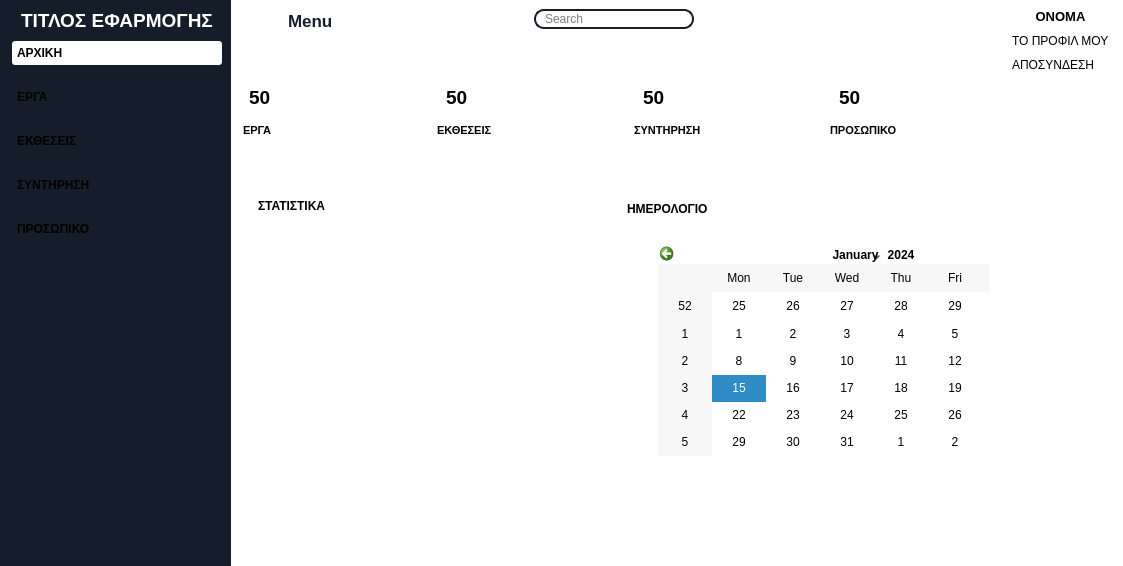
<?xml version="1.0" encoding="UTF-8"?>
<ui version="4.0">
 <class>MainWindow</class>
 <widget class="QMainWindow" name="MainWindow">
  <property name="geometry">
   <rect>
    <x>0</x>
    <y>0</y>
    <width>1123</width>
    <height>566</height>
   </rect>
  </property>
  <property name="windowTitle">
   <string>MainWindow</string>
  </property>
  <widget class="QWidget" name="centralwidget">
   <property name="styleSheet">
    <string notr="true">*{
	color: #000;
border: none;
}


#centralwidget{
	background-color: #ffffff;
}

#leftMenu{
	background-color: #151d2a;
}

QLineEdit{
	background-color: transparent;
}

#searchFrame{
	border-radius: 10px;
    border: 2px solid #151d2a;
}

#appHeader{
	color: #151d2a;
}

#card1, #card2, #card3, #card4{
	background-color: #fefeff;
    border-radius: 18px;
	border: 2px;
}

#widget_4, #widget_5, #Profile{
	background-color: #fefeff;
    border-radius: 18px;
}

#headerFrame{
	background-color: #fefeff;
}

#pushButton_2{
	background-color: #fefeff;
 	padding: 5px;
text-align:left;
border-radius:3px;
}

QPushButton{

 padding: 5px;
text-align:left;

}</string>
   </property>
   <layout class="QHBoxLayout" name="horizontalLayout">
    <property name="spacing">
     <number>0</number>
    </property>
    <property name="leftMargin">
     <number>0</number>
    </property>
    <property name="topMargin">
     <number>0</number>
    </property>
    <property name="rightMargin">
     <number>0</number>
    </property>
    <property name="bottomMargin">
     <number>0</number>
    </property>
    <item>
     <widget class="QWidget" name="leftMenu" native="true">
      <layout class="QVBoxLayout" name="verticalLayout_7">
       <property name="spacing">
        <number>0</number>
       </property>
       <property name="leftMargin">
        <number>12</number>
       </property>
       <property name="topMargin">
        <number>0</number>
       </property>
       <property name="rightMargin">
        <number>9</number>
       </property>
       <property name="bottomMargin">
        <number>0</number>
       </property>
       <item>
        <widget class="QFrame" name="frame_9">
         <property name="frameShape">
          <enum>QFrame::StyledPanel</enum>
         </property>
         <property name="frameShadow">
          <enum>QFrame::Raised</enum>
         </property>
         <layout class="QVBoxLayout" name="verticalLayout_8">
          <property name="spacing">
           <number>0</number>
          </property>
          <property name="leftMargin">
           <number>0</number>
          </property>
          <property name="topMargin">
           <number>0</number>
          </property>
          <property name="rightMargin">
           <number>0</number>
          </property>
          <property name="bottomMargin">
           <number>0</number>
          </property>
          <item alignment="Qt::AlignTop">
           <widget class="QFrame" name="frame_10">
            <property name="frameShape">
             <enum>QFrame::StyledPanel</enum>
            </property>
            <property name="frameShadow">
             <enum>QFrame::Raised</enum>
            </property>
            <layout class="QHBoxLayout" name="horizontalLayout_15">
             <item alignment="Qt::AlignTop">
              <widget class="QLabel" name="label_17">
               <property name="font">
                <font>
                 <pointsize>14</pointsize>
                 <weight>75</weight>
                 <bold>true</bold>
                 <kerning>true</kerning>
                </font>
               </property>
               <property name="autoFillBackground">
                <bool>false</bool>
               </property>
               <property name="text">
                <string>&lt;html&gt;&lt;head/&gt;&lt;body&gt;&lt;p&gt;&lt;span style=&quot; color:#ffffff;&quot;&gt;ΤΙΤΛΟΣ ΕΦΑΡΜΟΓΗΣ&lt;/span&gt;&lt;/p&gt;&lt;/body&gt;&lt;/html&gt;</string>
               </property>
               <property name="scaledContents">
                <bool>false</bool>
               </property>
               <property name="wordWrap">
                <bool>false</bool>
               </property>
              </widget>
             </item>
            </layout>
           </widget>
          </item>
          <item>
           <widget class="QFrame" name="frame_11">
            <property name="sizePolicy">
             <sizepolicy hsizetype="Preferred" vsizetype="Expanding">
              <horstretch>0</horstretch>
              <verstretch>0</verstretch>
             </sizepolicy>
            </property>
            <property name="frameShape">
             <enum>QFrame::StyledPanel</enum>
            </property>
            <property name="frameShadow">
             <enum>QFrame::Raised</enum>
            </property>
            <layout class="QVBoxLayout" name="verticalLayout_10">
             <property name="spacing">
              <number>0</number>
             </property>
             <property name="leftMargin">
              <number>0</number>
             </property>
             <property name="topMargin">
              <number>0</number>
             </property>
             <property name="rightMargin">
              <number>0</number>
             </property>
             <property name="bottomMargin">
              <number>0</number>
             </property>
             <item alignment="Qt::AlignTop">
              <widget class="QFrame" name="frame_12">
               <property name="frameShape">
                <enum>QFrame::StyledPanel</enum>
               </property>
               <property name="frameShadow">
                <enum>QFrame::Raised</enum>
               </property>
               <layout class="QVBoxLayout" name="verticalLayout_9">
                <property name="spacing">
                 <number>20</number>
                </property>
                <property name="leftMargin">
                 <number>0</number>
                </property>
                <property name="topMargin">
                 <number>0</number>
                </property>
                <property name="rightMargin">
                 <number>0</number>
                </property>
                <property name="bottomMargin">
                 <number>11</number>
                </property>
                <item>
                 <widget class="QPushButton" name="pushButton_2">
                  <property name="sizePolicy">
                   <sizepolicy hsizetype="Fixed" vsizetype="Fixed">
                    <horstretch>0</horstretch>
                    <verstretch>0</verstretch>
                   </sizepolicy>
                  </property>
                  <property name="minimumSize">
                   <size>
                    <width>0</width>
                    <height>0</height>
                   </size>
                  </property>
                  <property name="maximumSize">
                   <size>
                    <width>16777213</width>
                    <height>16777215</height>
                   </size>
                  </property>
                  <property name="font">
                   <font>
                    <weight>75</weight>
                    <bold>true</bold>
                   </font>
                  </property>
                  <property name="autoFillBackground">
                   <bool>false</bool>
                  </property>
                  <property name="text">
                   <string>ΑΡΧΙΚΗ</string>
                  </property>
                  <property name="icon">
                   <iconset resource="resources.qrc">
                    <normaloff>:/blueIcons/icons/home.svg</normaloff>:/blueIcons/icons/home.svg</iconset>
                  </property>
                  <property name="iconSize">
                   <size>
                    <width>27</width>
                    <height>27</height>
                   </size>
                  </property>
                  <property name="checkable">
                   <bool>false</bool>
                  </property>
                 </widget>
                </item>
                <item>
                 <widget class="QPushButton" name="pushButton_3">
                  <property name="font">
                   <font>
                    <weight>75</weight>
                    <bold>true</bold>
                   </font>
                  </property>
                  <property name="autoFillBackground">
                   <bool>false</bool>
                  </property>
                  <property name="text">
                   <string>ΕΡΓΑ</string>
                  </property>
                  <property name="icon">
                   <iconset>
                    <normaloff>../photograph-art-svgrepo-com (1).svg</normaloff>../photograph-art-svgrepo-com (1).svg</iconset>
                  </property>
                  <property name="iconSize">
                   <size>
                    <width>27</width>
                    <height>27</height>
                   </size>
                  </property>
                 </widget>
                </item>
                <item>
                 <widget class="QPushButton" name="pushButton_4">
                  <property name="font">
                   <font>
                    <weight>75</weight>
                    <bold>true</bold>
                   </font>
                  </property>
                  <property name="autoFillBackground">
                   <bool>false</bool>
                  </property>
                  <property name="text">
                   <string>ΕΚΘΕΣΕΙΣ</string>
                  </property>
                  <property name="icon">
                   <iconset>
                    <normaloff>../event (1).svg</normaloff>../event (1).svg</iconset>
                  </property>
                  <property name="iconSize">
                   <size>
                    <width>27</width>
                    <height>27</height>
                   </size>
                  </property>
                 </widget>
                </item>
                <item>
                 <widget class="QPushButton" name="pushButton_5">
                  <property name="font">
                   <font>
                    <weight>75</weight>
                    <bold>true</bold>
                   </font>
                  </property>
                  <property name="autoFillBackground">
                   <bool>false</bool>
                  </property>
                  <property name="text">
                   <string>ΣΥΝΤΗΡΗΣΗ</string>
                  </property>
                  <property name="icon">
                   <iconset>
                    <normaloff>../tools (1).svg</normaloff>../tools (1).svg</iconset>
                  </property>
                  <property name="iconSize">
                   <size>
                    <width>27</width>
                    <height>27</height>
                   </size>
                  </property>
                 </widget>
                </item>
                <item>
                 <widget class="QPushButton" name="pushButton_6">
                  <property name="font">
                   <font>
                    <weight>75</weight>
                    <bold>true</bold>
                   </font>
                  </property>
                  <property name="autoFillBackground">
                   <bool>false</bool>
                  </property>
                  <property name="text">
                   <string>ΠΡΟΣΩΠΙΚΟ</string>
                  </property>
                  <property name="icon">
                   <iconset>
                    <normaloff>../recruitment (1) (2).svg</normaloff>../recruitment (1) (2).svg</iconset>
                  </property>
                  <property name="iconSize">
                   <size>
                    <width>27</width>
                    <height>27</height>
                   </size>
                  </property>
                 </widget>
                </item>
               </layout>
              </widget>
             </item>
            </layout>
           </widget>
          </item>
         </layout>
        </widget>
       </item>
      </layout>
     </widget>
    </item>
    <item>
     <widget class="QWidget" name="mainBody" native="true">
      <property name="sizePolicy">
       <sizepolicy hsizetype="Expanding" vsizetype="Expanding">
        <horstretch>0</horstretch>
        <verstretch>0</verstretch>
       </sizepolicy>
      </property>
      <layout class="QVBoxLayout" name="verticalLayout">
       <property name="spacing">
        <number>26</number>
       </property>
       <property name="leftMargin">
        <number>0</number>
       </property>
       <property name="topMargin">
        <number>0</number>
       </property>
       <property name="rightMargin">
        <number>0</number>
       </property>
       <property name="bottomMargin">
        <number>0</number>
       </property>
       <item>
        <widget class="QWidget" name="headerFrame" native="true">
         <layout class="QHBoxLayout" name="horizontalLayout_2">
          <property name="spacing">
           <number>0</number>
          </property>
          <property name="leftMargin">
           <number>0</number>
          </property>
          <property name="topMargin">
           <number>0</number>
          </property>
          <property name="rightMargin">
           <number>0</number>
          </property>
          <property name="bottomMargin">
           <number>0</number>
          </property>
          <item alignment="Qt::AlignLeft|Qt::AlignTop">
           <widget class="QWidget" name="widget" native="true">
            <layout class="QHBoxLayout" name="horizontalLayout_3">
             <item>
              <widget class="QPushButton" name="menuBtn">
               <property name="text">
                <string/>
               </property>
               <property name="icon">
                <iconset resource="resources.qrc">
                 <normaloff>:/blueIcons/icons/menu.svg</normaloff>:/blueIcons/icons/menu.svg</iconset>
               </property>
               <property name="iconSize">
                <size>
                 <width>25</width>
                 <height>25</height>
                </size>
               </property>
              </widget>
             </item>
             <item>
              <widget class="QLabel" name="appHeader">
               <property name="font">
                <font>
                 <pointsize>13</pointsize>
                 <weight>75</weight>
                 <italic>false</italic>
                 <bold>true</bold>
                 <underline>false</underline>
                 <strikeout>false</strikeout>
                 <kerning>true</kerning>
                </font>
               </property>
               <property name="text">
                <string>Menu</string>
               </property>
              </widget>
             </item>
            </layout>
           </widget>
          </item>
          <item alignment="Qt::AlignHCenter">
           <widget class="QWidget" name="widget_2" native="true">
            <layout class="QHBoxLayout" name="horizontalLayout_4">
             <item alignment="Qt::AlignTop">
              <widget class="QFrame" name="searchFrame">
               <property name="minimumSize">
                <size>
                 <width>160</width>
                 <height>0</height>
                </size>
               </property>
               <property name="frameShape">
                <enum>QFrame::StyledPanel</enum>
               </property>
               <property name="frameShadow">
                <enum>QFrame::Raised</enum>
               </property>
               <layout class="QHBoxLayout" name="horizontalLayout_5">
                <property name="spacing">
                 <number>0</number>
                </property>
                <property name="leftMargin">
                 <number>0</number>
                </property>
                <property name="topMargin">
                 <number>0</number>
                </property>
                <property name="rightMargin">
                 <number>0</number>
                </property>
                <property name="bottomMargin">
                 <number>0</number>
                </property>
                <item>
                 <widget class="QLabel" name="label_2">
                  <property name="maximumSize">
                   <size>
                    <width>24</width>
                    <height>16777215</height>
                   </size>
                  </property>
                  <property name="autoFillBackground">
                   <bool>false</bool>
                  </property>
                  <property name="text">
                   <string/>
                  </property>
                  <property name="pixmap">
                   <pixmap resource="resources.qrc">:/blueIcons/icons/search.svg</pixmap>
                  </property>
                  <property name="scaledContents">
                   <bool>false</bool>
                  </property>
                  <property name="wordWrap">
                   <bool>false</bool>
                  </property>
                  <property name="openExternalLinks">
                   <bool>false</bool>
                  </property>
                 </widget>
                </item>
                <item>
                 <widget class="QLineEdit" name="lineEdit">
                  <property name="placeholderText">
                   <string>Search</string>
                  </property>
                 </widget>
                </item>
               </layout>
              </widget>
             </item>
            </layout>
           </widget>
          </item>
          <item alignment="Qt::AlignRight|Qt::AlignTop">
           <widget class="QWidget" name="widget_3" native="true">
            <layout class="QHBoxLayout" name="horizontalLayout_6">
             <property name="spacing">
              <number>0</number>
             </property>
             <property name="leftMargin">
              <number>0</number>
             </property>
             <property name="topMargin">
              <number>0</number>
             </property>
             <property name="rightMargin">
              <number>0</number>
             </property>
             <property name="bottomMargin">
              <number>0</number>
             </property>
             <item>
              <widget class="QPushButton" name="pushButton">
               <property name="sizePolicy">
                <sizepolicy hsizetype="Minimum" vsizetype="Fixed">
                 <horstretch>0</horstretch>
                 <verstretch>0</verstretch>
                </sizepolicy>
               </property>
               <property name="text">
                <string/>
               </property>
               <property name="icon">
                <iconset>
                 <normaloff>../bell (1).svg</normaloff>../bell (1).svg</iconset>
               </property>
               <property name="iconSize">
                <size>
                 <width>30</width>
                 <height>30</height>
                </size>
               </property>
              </widget>
             </item>
             <item>
              <widget class="QPushButton" name="accountBtn">
               <property name="text">
                <string/>
               </property>
               <property name="icon">
                <iconset resource="resources.qrc">
                 <normaloff>:/blueIcons/icons/user.svg</normaloff>:/blueIcons/icons/user.svg</iconset>
               </property>
               <property name="iconSize">
                <size>
                 <width>35</width>
                 <height>35</height>
                </size>
               </property>
              </widget>
             </item>
            </layout>
           </widget>
          </item>
         </layout>
        </widget>
       </item>
       <item>
        <widget class="QWidget" name="cardsFrame" native="true">
         <layout class="QHBoxLayout" name="horizontalLayout_7">
          <property name="spacing">
           <number>20</number>
          </property>
          <property name="leftMargin">
           <number>0</number>
          </property>
          <property name="topMargin">
           <number>0</number>
          </property>
          <property name="rightMargin">
           <number>0</number>
          </property>
          <property name="bottomMargin">
           <number>0</number>
          </property>
          <item>
           <widget class="QFrame" name="card1">
            <property name="frameShape">
             <enum>QFrame::StyledPanel</enum>
            </property>
            <property name="frameShadow">
             <enum>QFrame::Raised</enum>
            </property>
            <layout class="QVBoxLayout" name="verticalLayout_2">
             <item>
              <widget class="QFrame" name="frame">
               <property name="frameShape">
                <enum>QFrame::StyledPanel</enum>
               </property>
               <property name="frameShadow">
                <enum>QFrame::Raised</enum>
               </property>
               <layout class="QHBoxLayout" name="horizontalLayout_8">
                <item>
                 <widget class="QLabel" name="label">
                  <property name="font">
                   <font>
                    <pointsize>14</pointsize>
                    <weight>75</weight>
                    <bold>true</bold>
                   </font>
                  </property>
                  <property name="text">
                   <string>50</string>
                  </property>
                 </widget>
                </item>
                <item alignment="Qt::AlignLeft">
                 <widget class="QLabel" name="label_3">
                  <property name="minimumSize">
                   <size>
                    <width>0</width>
                    <height>0</height>
                   </size>
                  </property>
                  <property name="lineWidth">
                   <number>1</number>
                  </property>
                  <property name="text">
                   <string/>
                  </property>
                  <property name="pixmap">
                   <pixmap>../photograph-art-svgrepo-com (1).svg</pixmap>
                  </property>
                  <property name="scaledContents">
                   <bool>false</bool>
                  </property>
                  <property name="margin">
                   <number>1</number>
                  </property>
                  <property name="indent">
                   <number>0</number>
                  </property>
                 </widget>
                </item>
               </layout>
              </widget>
             </item>
             <item alignment="Qt::AlignTop">
              <widget class="QLabel" name="label_4">
               <property name="font">
                <font>
                 <pointsize>8</pointsize>
                 <weight>75</weight>
                 <bold>true</bold>
                </font>
               </property>
               <property name="text">
                <string> ΕΡΓΑ</string>
               </property>
              </widget>
             </item>
            </layout>
           </widget>
          </item>
          <item>
           <widget class="QFrame" name="card2">
            <property name="frameShape">
             <enum>QFrame::StyledPanel</enum>
            </property>
            <property name="frameShadow">
             <enum>QFrame::Raised</enum>
            </property>
            <layout class="QVBoxLayout" name="verticalLayout_3">
             <item>
              <widget class="QFrame" name="frame_2">
               <property name="frameShape">
                <enum>QFrame::StyledPanel</enum>
               </property>
               <property name="frameShadow">
                <enum>QFrame::Raised</enum>
               </property>
               <layout class="QHBoxLayout" name="horizontalLayout_9">
                <item>
                 <widget class="QLabel" name="label_6">
                  <property name="font">
                   <font>
                    <pointsize>14</pointsize>
                    <weight>75</weight>
                    <bold>true</bold>
                   </font>
                  </property>
                  <property name="text">
                   <string>50</string>
                  </property>
                 </widget>
                </item>
                <item>
                 <widget class="QLabel" name="label_7">
                  <property name="minimumSize">
                   <size>
                    <width>0</width>
                    <height>0</height>
                   </size>
                  </property>
                  <property name="text">
                   <string/>
                  </property>
                  <property name="pixmap">
                   <pixmap>../event (1).svg</pixmap>
                  </property>
                 </widget>
                </item>
               </layout>
              </widget>
             </item>
             <item alignment="Qt::AlignTop">
              <widget class="QLabel" name="label_5">
               <property name="font">
                <font>
                 <pointsize>8</pointsize>
                 <weight>75</weight>
                 <bold>true</bold>
                </font>
               </property>
               <property name="text">
                <string>ΕΚΘΕΣΕΙΣ</string>
               </property>
              </widget>
             </item>
            </layout>
           </widget>
          </item>
          <item>
           <widget class="QFrame" name="card4">
            <property name="frameShape">
             <enum>QFrame::StyledPanel</enum>
            </property>
            <property name="frameShadow">
             <enum>QFrame::Raised</enum>
            </property>
            <layout class="QVBoxLayout" name="verticalLayout_5">
             <item>
              <widget class="QFrame" name="frame_4">
               <property name="frameShape">
                <enum>QFrame::StyledPanel</enum>
               </property>
               <property name="frameShadow">
                <enum>QFrame::Raised</enum>
               </property>
               <layout class="QHBoxLayout" name="horizontalLayout_11">
                <item>
                 <widget class="QLabel" name="label_12">
                  <property name="font">
                   <font>
                    <pointsize>14</pointsize>
                    <weight>75</weight>
                    <bold>true</bold>
                   </font>
                  </property>
                  <property name="text">
                   <string>50</string>
                  </property>
                 </widget>
                </item>
                <item>
                 <widget class="QLabel" name="label_13">
                  <property name="minimumSize">
                   <size>
                    <width>0</width>
                    <height>0</height>
                   </size>
                  </property>
                  <property name="text">
                   <string/>
                  </property>
                  <property name="pixmap">
                   <pixmap>../tools (1).svg</pixmap>
                  </property>
                 </widget>
                </item>
               </layout>
              </widget>
             </item>
             <item alignment="Qt::AlignTop">
              <widget class="QLabel" name="label_11">
               <property name="font">
                <font>
                 <pointsize>8</pointsize>
                 <weight>75</weight>
                 <bold>true</bold>
                </font>
               </property>
               <property name="text">
                <string>ΣΥΝΤΗΡΗΣΗ</string>
               </property>
              </widget>
             </item>
            </layout>
           </widget>
          </item>
          <item>
           <widget class="QFrame" name="card3">
            <property name="frameShape">
             <enum>QFrame::StyledPanel</enum>
            </property>
            <property name="frameShadow">
             <enum>QFrame::Raised</enum>
            </property>
            <layout class="QVBoxLayout" name="verticalLayout_4">
             <item>
              <widget class="QFrame" name="frame_3">
               <property name="frameShape">
                <enum>QFrame::StyledPanel</enum>
               </property>
               <property name="frameShadow">
                <enum>QFrame::Raised</enum>
               </property>
               <layout class="QHBoxLayout" name="horizontalLayout_10">
                <item>
                 <widget class="QLabel" name="label_9">
                  <property name="font">
                   <font>
                    <pointsize>14</pointsize>
                    <weight>75</weight>
                    <bold>true</bold>
                   </font>
                  </property>
                  <property name="text">
                   <string>50</string>
                  </property>
                 </widget>
                </item>
                <item>
                 <widget class="QLabel" name="label_10">
                  <property name="minimumSize">
                   <size>
                    <width>0</width>
                    <height>0</height>
                   </size>
                  </property>
                  <property name="text">
                   <string/>
                  </property>
                  <property name="pixmap">
                   <pixmap>../recruitment (1) (1).svg</pixmap>
                  </property>
                 </widget>
                </item>
               </layout>
              </widget>
             </item>
             <item alignment="Qt::AlignTop">
              <widget class="QLabel" name="label_8">
               <property name="font">
                <font>
                 <pointsize>8</pointsize>
                 <weight>75</weight>
                 <bold>true</bold>
                </font>
               </property>
               <property name="text">
                <string>ΠΡΟΣΩΠΙΚΟ</string>
               </property>
              </widget>
             </item>
            </layout>
           </widget>
          </item>
         </layout>
        </widget>
       </item>
       <item>
        <widget class="QWidget" name="mainFrame" native="true">
         <property name="sizePolicy">
          <sizepolicy hsizetype="Preferred" vsizetype="Expanding">
           <horstretch>0</horstretch>
           <verstretch>0</verstretch>
          </sizepolicy>
         </property>
         <layout class="QHBoxLayout" name="horizontalLayout_12">
          <item>
           <widget class="QWidget" name="widget_4" native="true">
            <layout class="QVBoxLayout" name="verticalLayout_6">
             <item alignment="Qt::AlignTop">
              <widget class="QFrame" name="frame_5">
               <property name="frameShape">
                <enum>QFrame::StyledPanel</enum>
               </property>
               <property name="frameShadow">
                <enum>QFrame::Raised</enum>
               </property>
               <layout class="QHBoxLayout" name="horizontalLayout_13">
                <item alignment="Qt::AlignLeft">
                 <widget class="QLabel" name="label_14">
                  <property name="font">
                   <font>
                    <pointsize>9</pointsize>
                    <weight>75</weight>
                    <bold>true</bold>
                   </font>
                  </property>
                  <property name="autoFillBackground">
                   <bool>false</bool>
                  </property>
                  <property name="text">
                   <string>ΣΤΑΤΙΣΤΙΚΑ</string>
                  </property>
                  <property name="scaledContents">
                   <bool>false</bool>
                  </property>
                 </widget>
                </item>
               </layout>
              </widget>
             </item>
             <item>
              <widget class="QFrame" name="frame_6">
               <property name="frameShape">
                <enum>QFrame::StyledPanel</enum>
               </property>
               <property name="frameShadow">
                <enum>QFrame::Raised</enum>
               </property>
               <widget class="QGraphicsView" name="graphicsView">
                <property name="geometry">
                 <rect>
                  <x>45</x>
                  <y>1</y>
                  <width>391</width>
                  <height>231</height>
                 </rect>
                </property>
               </widget>
              </widget>
             </item>
             <item>
              <spacer name="verticalSpacer">
               <property name="orientation">
                <enum>Qt::Vertical</enum>
               </property>
               <property name="sizeType">
                <enum>QSizePolicy::Expanding</enum>
               </property>
               <property name="sizeHint" stdset="0">
                <size>
                 <width>20</width>
                 <height>69</height>
                </size>
               </property>
              </spacer>
             </item>
            </layout>
           </widget>
          </item>
          <item>
           <widget class="QWidget" name="widget_5" native="true">
            <widget class="QFrame" name="frame_7">
             <property name="geometry">
              <rect>
               <x>0</x>
               <y>10</y>
               <width>487</width>
               <height>36</height>
              </rect>
             </property>
             <property name="frameShape">
              <enum>QFrame::StyledPanel</enum>
             </property>
             <property name="frameShadow">
              <enum>QFrame::Raised</enum>
             </property>
             <layout class="QHBoxLayout" name="horizontalLayout_14">
              <item alignment="Qt::AlignLeft">
               <widget class="QLabel" name="label_15">
                <property name="font">
                 <font>
                  <pointsize>9</pointsize>
                  <weight>75</weight>
                  <bold>true</bold>
                 </font>
                </property>
                <property name="autoFillBackground">
                 <bool>false</bool>
                </property>
                <property name="text">
                 <string>ΗΜΕΡΟΛΟΓΙΟ</string>
                </property>
                <property name="scaledContents">
                 <bool>false</bool>
                </property>
               </widget>
              </item>
             </layout>
            </widget>
            <widget class="QFrame" name="frame_8">
             <property name="geometry">
              <rect>
               <x>0</x>
               <y>54</y>
               <width>487</width>
               <height>221</height>
              </rect>
             </property>
             <property name="frameShape">
              <enum>QFrame::StyledPanel</enum>
             </property>
             <property name="frameShadow">
              <enum>QFrame::Raised</enum>
             </property>
             <widget class="QCalendarWidget" name="calendarWidget_2">
              <property name="geometry">
               <rect>
                <x>40</x>
                <y>10</y>
                <width>431</width>
                <height>211</height>
               </rect>
              </property>
              <property name="sizePolicy">
               <sizepolicy hsizetype="Expanding" vsizetype="Expanding">
                <horstretch>0</horstretch>
                <verstretch>0</verstretch>
               </sizepolicy>
              </property>
              <property name="minimumSize">
               <size>
                <width>0</width>
                <height>0</height>
               </size>
              </property>
              <property name="font">
               <font>
                <weight>50</weight>
                <italic>false</italic>
                <bold>false</bold>
                <underline>false</underline>
               </font>
              </property>
              <property name="mouseTracking">
               <bool>false</bool>
              </property>
              <property name="autoFillBackground">
               <bool>false</bool>
              </property>
              <property name="gridVisible">
               <bool>false</bool>
              </property>
              <property name="navigationBarVisible">
               <bool>true</bool>
              </property>
              <property name="dateEditEnabled">
               <bool>true</bool>
              </property>
             </widget>
            </widget>
           </widget>
          </item>
         </layout>
        </widget>
       </item>
      </layout>
     </widget>
    </item>
    <item alignment="Qt::AlignTop">
     <widget class="QWidget" name="Profile" native="true">
      <property name="minimumSize">
       <size>
        <width>100</width>
        <height>0</height>
       </size>
      </property>
      <layout class="QVBoxLayout" name="verticalLayout_11">
       <property name="spacing">
        <number>0</number>
       </property>
       <property name="leftMargin">
        <number>0</number>
       </property>
       <property name="topMargin">
        <number>0</number>
       </property>
       <property name="rightMargin">
        <number>0</number>
       </property>
       <item>
        <widget class="QFrame" name="frame_13">
         <property name="minimumSize">
          <size>
           <width>125</width>
           <height>557</height>
          </size>
         </property>
         <property name="layoutDirection">
          <enum>Qt::LeftToRight</enum>
         </property>
         <property name="frameShape">
          <enum>QFrame::StyledPanel</enum>
         </property>
         <property name="frameShadow">
          <enum>QFrame::Raised</enum>
         </property>
         <property name="lineWidth">
          <number>1</number>
         </property>
         <layout class="QVBoxLayout" name="verticalLayout_12">
          <property name="spacing">
           <number>0</number>
          </property>
          <property name="sizeConstraint">
           <enum>QLayout::SetDefaultConstraint</enum>
          </property>
          <property name="rightMargin">
           <number>9</number>
          </property>
          <property name="bottomMargin">
           <number>480</number>
          </property>
          <item alignment="Qt::AlignTop">
           <widget class="QLabel" name="label_18">
            <property name="font">
             <font>
              <pointsize>10</pointsize>
              <weight>75</weight>
              <bold>true</bold>
             </font>
            </property>
            <property name="text">
             <string>ΟΝΟΜΑ</string>
            </property>
            <property name="alignment">
             <set>Qt::AlignCenter</set>
            </property>
           </widget>
          </item>
          <item>
           <widget class="QPushButton" name="pushButton_7">
            <property name="text">
             <string>ΤΟ ΠΡΟΦΙΛ ΜΟΥ</string>
            </property>
            <property name="icon">
             <iconset resource="resources.qrc">
              <normaloff>:/blueIcons/icons/users.svg</normaloff>:/blueIcons/icons/users.svg</iconset>
            </property>
           </widget>
          </item>
          <item alignment="Qt::AlignTop">
           <widget class="QPushButton" name="pushButton_8">
            <property name="text">
             <string>ΑΠΟΣΥΝΔΕΣΗ</string>
            </property>
            <property name="icon">
             <iconset resource="resources.qrc">
              <normaloff>:/blueIcons/icons/log-out.svg</normaloff>:/blueIcons/icons/log-out.svg</iconset>
            </property>
            <property name="iconSize">
             <size>
              <width>16</width>
              <height>16</height>
             </size>
            </property>
           </widget>
          </item>
         </layout>
        </widget>
       </item>
      </layout>
     </widget>
    </item>
   </layout>
  </widget>
 </widget>
 <resources>
  <include location="resources.qrc"/>
 </resources>
 <connections/>
</ui>
